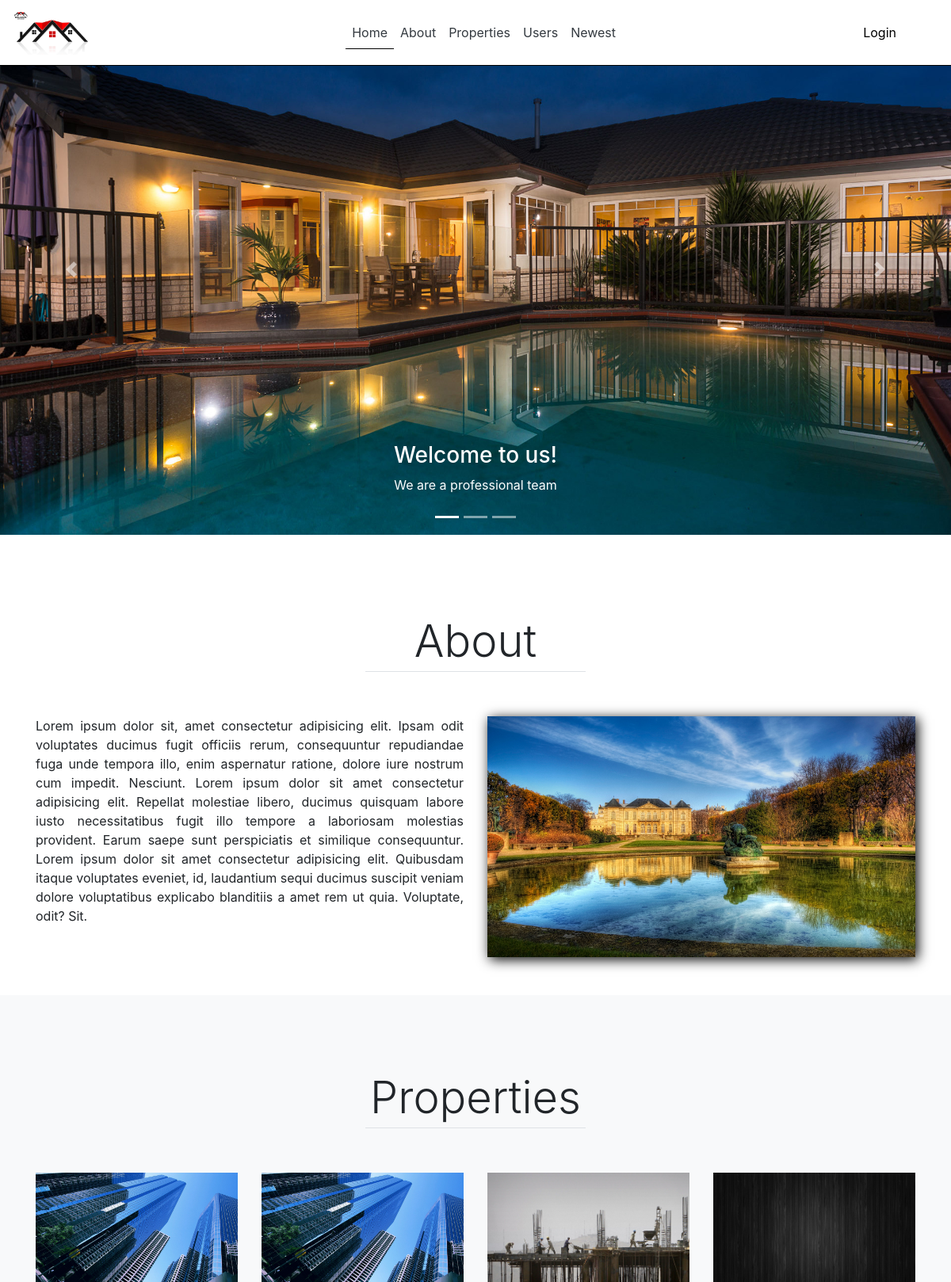
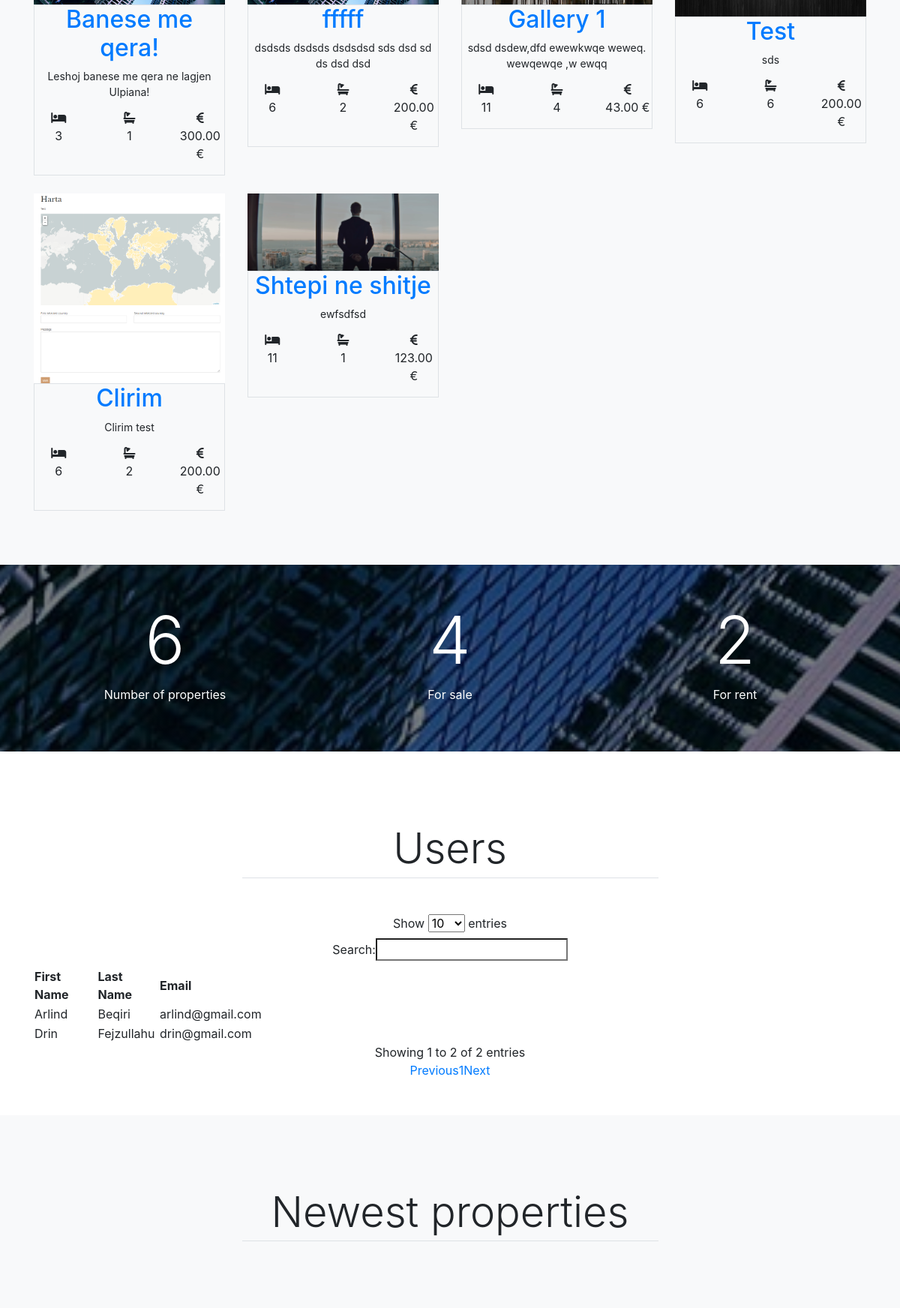
The page / (upper part) on the database its author committed (2 pictures, top to bottom).
### tables this page shows
CREATE TABLE `properties` (
  `id` int(11) NOT NULL,
  `user_id` int(11) DEFAULT NULL,
  `title` varchar(255) NOT NULL,
  `description` text NOT NULL,
  `category` varchar(255) NOT NULL,
  `rooms` int(11) NOT NULL,
  `bathrooms` int(11) NOT NULL,
  `created_at` date NOT NULL,
  `image` varchar(255) DEFAULT NULL,
  `price` decimal(10,2) NOT NULL
);

CREATE TABLE `users` (
  `id` int(11) NOT NULL,
  `first_name` varchar(255) DEFAULT NULL,
  `last_name` varchar(255) DEFAULT NULL,
  `email` varchar(255) DEFAULT NULL,
  `username` varchar(255) DEFAULT NULL,
  `password` varchar(255) DEFAULT NULL
);

### autoloader.php (called while the page is built, shortened)
<?php
spl_autoload_register(function ($class) {
    $prefix = 'App\\';
    $base_dir = __DIR__ . '/';
    $len = strlen($prefix);
    $relative_class = substr($class, $len);
    $file = $base_dir . str_replace('\\', '/', $relative_class) . '.php';
});
?>

### lib/Database.php (called while the page is built, shortened)
<?php
class Database{
    public function connect(){
        $this->host = 'localhost';
        $this->dbname = "realestate_db";
        $this->charset = 'utf8mb4';
        $this->dbuser = 'root';
        $this->password = '';
        try{
            $dsn = "mysql:host=" . $this->host . ";dbname=" . $this->dbname . ";charset=" .
                    $this->charset;
            $pdo = new PDO($dsn, $this->dbuser, $this->password);
            $pdo->setAttribute(PDO::ATTR_DEFAULT_FETCH_MODE, PDO::FETCH_ASSOC);
            $pdo->setAttribute(PDO::ATTR_ERRMODE, PDO::ERRMODE_EXCEPTION);
            return $pdo;
        }catch(Exception $e){
            echo "Lidhja me databaze deshtoi " . $e->getMessage();
        }
    }
    public function getAll($table){
        $sql = "SELECT * FROM $table";
        $stmt = $this->connect()->prepare($sql);
        $stmt->execute();
        return $stmt->fetchAll();
    }
}
?>

### lib/Property.php (called while the page is built, shortened)
<?php
class Property extends Database{
    public function getNumberOfProperties(){
        $sql = "SELECT COUNT(*) as count FROM properties";
        $stmt = $this->connect()->prepare($sql);
        $stmt->execute();
        return $stmt->fetchObject();
    }
    public function getNumberOfPropertiesSale(){
        $sql = "SELECT COUNT(*) as countSale FROM properties WHERE category = 'Sale'";
        $stmt = $this->connect()->prepare($sql);
        $stmt->execute();
        return $stmt->fetchObject();
    }
    public function getNumberOfPropertiesRent(){
        $sql = "SELECT COUNT(*) as countRent FROM properties WHERE category = 'Rent'";
        $stmt = $this->connect()->prepare($sql);
        $stmt->execute();
        return $stmt->fetchObject();
    }
}
?>

### index.php (the view, shortened to what this page needs)
<?php
require('autoloader.php');
include_once('includes/header.php');
?>
<div id="carouselId" class="carousel slide" data-ride="carousel">
    <ol class="carousel-indicators">
        <li data-target="#carouselId" data-slide-to="0" class="active"></li>
        <li data-target="#carouselId" data-slide-to="1"></li>
        <li data-target="#carouselId" data-slide-to="2"></li>
    </ol>
    <div class="carousel-inner">
        <div class="carousel-item active" style="width: 100%;height:85vh;">
            <img src="images/slide1.jpg" class="img-fluid" alt="First slide" style="object-fit:cover;">
            <div class="carousel-caption d-none d-md-block">
                <h3>Welcome to us!</h3>
                <p>We are a professional team</p>
            </div>
        </div>
    </div>
    <a class="carousel-control-prev" href="#carouselId" role="button" data-slide="prev">
        <span class="carousel-control-prev-icon" aria-hidden="true"></span>
    </a>
    <a class="carousel-control-next" href="#carouselId" role="button" data-slide="next">
        <span class="carousel-control-next-icon" aria-hidden="true"></span>
    </a>
</div>
<section id="about" class="text-center py-5">
    <div class="container">
        <h1 class="display-4 pb-1 border-bottom w-25 mx-auto pt-5">About</h1>
        <div class="row pt-5">
            <div class="col-sm-12 col-md-6 col-lg-6">
                <p class=" text-justify">
                    Lorem ipsum dolor sit, amet consectetur adipisicing elit. Ipsam odit voluptates ducimus fugit
                    officiis rerum, consequuntur repudiandae fuga unde tempora illo, enim aspernatur ratione, dolore
                    iure nostrum cum impedit. Nesciunt.
                    Lorem ipsum dolor sit amet consectetur adipisicing elit. Repellat molestiae libero, ducimus
                    quisquam labore iusto necessitatibus fugit illo tempore a laboriosam molestias provident. Earum
                    saepe sunt perspiciatis et similique consequuntur.
                    Lorem ipsum dolor sit amet consectetur adipisicing elit. Quibusdam itaque voluptates eveniet,
                    id, laudantium sequi ducimus suscipit veniam dolore voluptatibus explicabo blanditiis a amet rem
                    ut quia. Voluptate, odit? Sit.
                </p>
            </div>
            <div class="col-sm-12 col-md-6 col-lg-6">
                <img src="images/slide3.jpg" class="img-fluid" alt="" style="box-shadow: 3px 3px 15px #000;">
            </div>
        </div>
    </div>
</section>
<section id="services" class="py-5 bg-light">
    <div class="container text-center">
        <h1 class="display-4 pb-1 border-bottom w-25 mx-auto pt-5">Properties</h1>
        <div class="row pt-5">
        <?php
            $properties = new Property;
            $propertiesAll = $properties->getAll(Property::TABLE);
            foreach($propertiesAll as $property){
        ?>
            <div class="col-sm-12 col-md-4 col-lg-3 mb-4">
                <img src="images/<?php echo $property['image'];?>" class="img-fluid" alt="">
                <div class="border">
                    <h2><a href=""><?php echo $property['title']; ?></a></h2>
                    <p class="card-title" style="font-size: 14px;">
                    <?php echo $property['description']; ?>
                    </p>
                    <div class="row">
                        <div class="col-4">
                            <i class="fa fa-bed"></i>
                            <p><?php echo $property['rooms']; ?></p>
                        </div>
                        <div class="col-4">
                            <i class="fa fa-bath"></i>
                            <p><?php echo $property['bathrooms']; ?></p>
                        </div>
                        <div class="col-4">
                            <i class="fa fa-euro"></i>
                            <p><?php echo $property['price']; ?> &euro;</p>
                        </div>
                    </div>
                </div>
            </div>
            <?php } ?>
        </div>
    </div>
</section>
<section id="pages" class="py-5">
    <div class="container text-center">
        <div class="row">
            <div class="col-sm-12 col-md-4 col-lg-4">
                <h1 class="display-2"><?php echo $properties->getNumberOfProperties()->count; ?></h1>
                <p>Number of properties</p>
            </div>
            <div class="col-sm-12 col-md-4 col-lg-4">
                <h1 class="display-2"><?php echo $properties->getNumberOfPropertiesSale()->countSale; ?></h1>
                <p>For sale</p>
            </div>
            <div class="col-sm-12 col-md-4 col-lg-4">
                <h1 class="display-2"><?php echo $properties->getNumberOfPropertiesRent()->countRent; ?></h1>
                <p>For rent</p>
            </div>
        </div>
    </div>
</section>
<section id="users" class="py-5">
    <div class="container text-center">
        <h1 class="display-4 pb-1 border-bottom w-50 mx-auto pt-5 mb-5">Users</h1>
        <table id="example1" class="cell-border hover stripe text-left">
            <thead>
                <tr>
                    <th>First Name</th>
                    <th>Last Name</th>
                    <th>Email</th>
                </tr>
            </thead>
            <tbody>
            <?php
            $user = new User;
            $users = $user->getAll(User::TABLE);
            foreach($users as $u){
            ?>
                    <tr>
                        <td><?php echo $u['first_name']; ?></td>
                        <td><?php echo $u['last_name']; ?></td>
                        <td><?php echo $u['email']; ?></td>
                    </tr>
                    <?php } ?>
            </tbody>
        </table>
    </div>
</section>
<section id="contact" class="py-5 bg-light">
    <div class="container text-center pb-5">
        <h1 class="display-4 pb-1 border-bottom w-50 mx-auto pt-5">Newest properties</h1>
        <div class="row mt-5">
        </div>
    </div>
</section>
<?php include_once('includes/footer.php'); ?>

### includes/header.php (shortened to what this page needs)
<?php
require 'autoloader.php';
$session = new Session;
?>
<!DOCTYPE html>
<html lang="en">
<head>
    <link rel="stylesheet" href="https://stackpath.bootstrapcdn.com/bootstrap/4.5.1/css/bootstrap.min.css">
    <link rel="stylesheet" type="text/css" href="https://cdn.datatables.net/v/dt/dt-1.10.21/datatables.min.css" />
</head>
<body>
    <nav class="navbar navbar-expand-md navbar-light fixed-top" style="background-color: #fff;border-bottom: 1px solid #000;">
        <a class="navbar-brand text-dark" href="#"><img src="images/logo.png" class="img-fluid" width="100" height="50" alt=""></a>
        <div class="collapse navbar-collapse" id="collapsibleNavId">
            <ul class="navbar-nav mx-auto mt-2 mt-lg-0">
                <li class="nav-item activeItem">
                    <a class="nav-link text-dark" href="#carouselId">Home</a>
                </li>
                <li class="nav-item">
                    <a class="nav-link text-dark" href="#about">About</a>
                </li>
                <li class="nav-item">
                    <a class="nav-link text-dark" href="#services">Properties</a>
                </li>
                <li class="nav-item">
                    <a class="nav-link text-dark" href="#users">Users</a>
                </li>
                <li class="nav-item">
                    <a class="nav-link text-dark" href="#contact">Newest</a>
                </li>
            </ul>
        </div>
        <?php if(isset($_SESSION['user_id'])):?>
        <span class="d-inline-block" style="margin-right: 100px;">
            <div class="dropdown">
                <a class="dropdown-toggle" type="button" id="dropdownMenuButton" data-toggle="dropdown" aria-haspopup="true" aria-expanded="false">
                    <?php echo $session->fullname; ?>
                </a>
                <div class="dropdown-menu" aria-labelledby="dropdownMenuButton">
                    <a class="dropdown-item" href="profile.php">Profile</a>
                    <a class="dropdown-item" href="your_properties.php">Your properties</a>
                    <a class="dropdown-item" href="add_new_property.php">Add new property</a>
                    <a class="dropdown-item" href="logout.php">Logout</a>
                </div>
            </div>
        </span>
        <?php else:?>
        <span class="d-inline-block mr-5">
            <a href="login.php" style="color:black;padding-right: 5px;">Login</a>
        </span>
        <?php endif;?>
    </nav>

### includes/footer.php (shortened to what this page needs)
</body>
</html>

### includes/header.php (style rules this page uses)
html { scroll-behavior: smooth; }
#pages { background: linear-gradient(to bottom, rgba(0, 0, 0, 0.5), rgba(0, 0, 0, 0.5)), url(images/slide2.jpg); background-position: top; background-repeat: no-repeat; background-attachment: fixed; background-size: cover; color: #fff; overflow: hidden; }
.activeItem { border-bottom: 1px solid #000; transition: .2s; }

### rows shown on the page
properties: image (picture), title "Banese me qera!", description "Leshoj banese me qera ne lagjen Ulpiana!", rooms "3", bathrooms "1", price "300.00"
properties: image (picture), title "fffff", description "dsdsds dsdsds dsdsdsd sds dsd sd ds dsd dsd", rooms "6", bathrooms "2", price "200.00"
properties: shows a picture, title "Gallery 1", description "sdsd dsdew,dfd ewewkwqe weweq. wewqewqe ,w ewqq", rooms "11", bathrooms "4", price "43.00"
properties: image (picture), title "Test", description "sds", rooms "6", bathrooms "6", price "200.00"
properties: image (picture), title "Clirim", description "Clirim test", rooms "6", bathrooms "2", price "200.00"
properties: image (picture), title "Shtepi ne shitje", description "ewfsdfsd", rooms "11", bathrooms "1", price "123.00"
users: first_name "Drin", last_name "Fejzullahu", email "drin@gmail.com"
users: first_name "Arlind", last_name "Beqiri", email "arlind@gmail.com"

### other values the page prints
$properties->getNumberOfProperties()->count "6"
$properties->getNumberOfPropertiesSale()->countSale "4"
$properties->getNumberOfPropertiesRent()->countRent "2"
